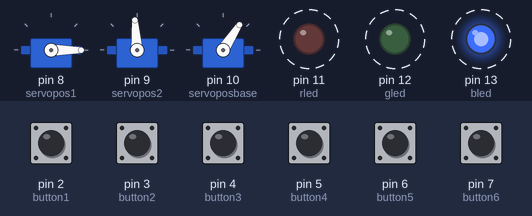
The sketch below on a simulated Arduino Uno, built with avr-gcc and run on an emulated ATmega328P. Parts: 3 × servo, output pins drawn as LEDs (lit = HIGH). Dashed ring = blinking. The test bench sets the inputs (shaded band); at power-on: pin 3 (button2), pin 5 (button4), pin 7 (button6) HIGH, pin 2 (button1), pin 4 (button3), pin 6 (button5) LOW.

Above: at 1.27 s.
1.3 s: pin 2 (button1) pulled HIGH for 0.2 s
At 1.67 s:
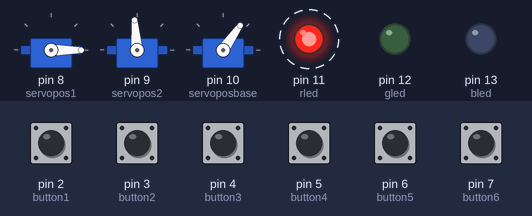
4.3 s: pin 3 (button2) pulled LOW for 0.2 s
At 5.73 s:
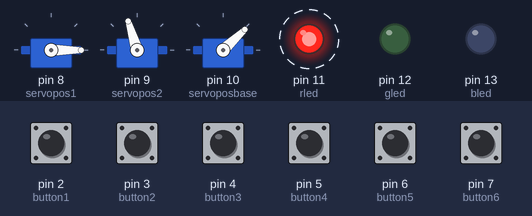
7.5 s: pin 4 (button3) pulled HIGH for 0.2 s
At 7.83 s:
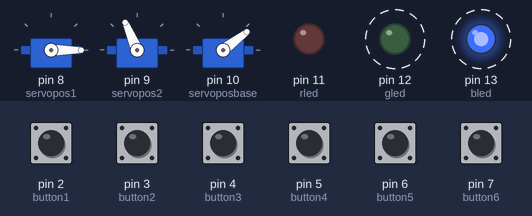
10.7 s: pin 5 (button4) pulled LOW for 1 s
At 10.84 s:
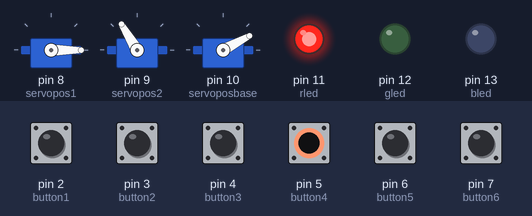
14.7 s: pin 6 (button5) pulled HIGH for 1 s
18.7 s: pin 7 (button6) pulled LOW for 0.2 s
Timing chart, 0 to 26.4 s (numbered marks = the images above; inputs shaded):
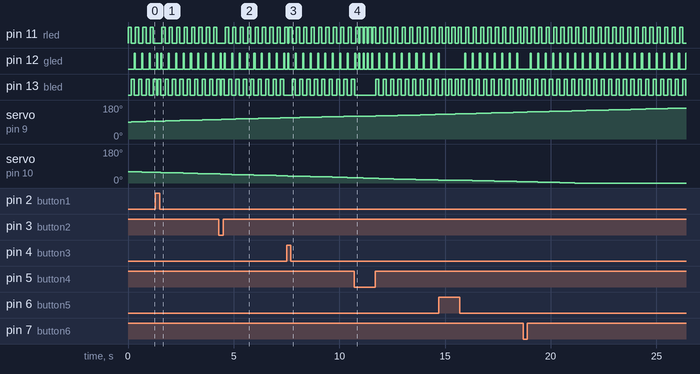

Measured:
- by itself, pin 11 (rled), pin 13 (bled): alternates HIGH for 0.15 s and LOW for 0.20 s
- by itself, pin 12 (gled): alternates HIGH for 0.05 s and LOW for 0.30 s

The sketch:

mainjava.ino
```cpp
#include <Servo.h>

#define I2C_ADDR    0x3F // Pin pantalla

// Definimos los diferentes pines de los micropulsadores para el movimiento del brazo
int button1 = 2; // pin del boton sube motor 2
int button2 = 3; // pin del boton baja motor 2
int button3 = 4; // pin del boton sube motor 3
int button4 = 5; // pin del boton sube motor 3
int button5 = 6; // pin del boton sube motor 1 (base)
int button6 = 7; // pin del boton baja motor 1 (base)

// Variables de impresion para la lectura de HIGH y LOW
int lecturaboton1 = 0;
int lecturaboton2 = 0;

/** PINES PARA LOS LED's */
int rled = 11; // Pin PWN 11 para led rojo
int gled = 12;  // Pin PWM 9  para led verde
int bled = 13; // Pin PWM 10 para led azul

// Constante de velocidad de los motores
const int velocidadpwmlinks = 10;

// Pines donde se encuentran los motores
int servopos1 = 8;
int servopos2 = 9;
int servoposbase = 10;

// Posiciones iniciales de los motores
int pos = 0; // Motor 1
int pos1 = 90; // Motor 2
int posbase = 60; // Motor base

// Definimos 3 objetos del tipo Servo
Servo servo1;
Servo servo2;
Servo servobase;

void setup()
{
  // Abrimos terminal a 9600 baudios
  Serial.begin(9600);
  // Declaración de los motores paso a paso
  servo1.attach(servopos1);
  servo2.attach(servopos2);
  servobase.attach(servoposbase);

  // Declaración de los diferentes pins para los micropulsadores
  pinMode(button1, INPUT);
  pinMode(button2, INPUT);
  pinMode(button3, INPUT);
  pinMode(button4, INPUT);
  pinMode(button5, INPUT);
  pinMode(button6, INPUT);

  /** Seleccion del tipo de pin para los Led's OUTPUT */
  pinMode(rled, OUTPUT);
  pinMode(bled, OUTPUT);
  pinMode(gled, OUTPUT);

  /** LCD */

}

void loop()
{
  //Posiciones iniciales a los motores
  servo1.write(pos);
  servo2.write(pos1);
  servobase.write(posbase);


  //lecturaboton1 = digitalRead(button1);
  //lecturaboton2 = digitalRead(button6);
  //Serial.print(lecturaboton2);

  if(digitalRead(button1) == HIGH && digitalRead(button2) == LOW){
    pos++;
    servo1.write(pos);
    ledrgb(50, 1);
    //velocidad();
  }
  else if(digitalRead(button2) == HIGH && digitalRead(button1) == LOW){
    pos--;
    servo1.write(pos);
    ledrgb(150, 1);
   // velocidad();
  }

  if(digitalRead(button3) == HIGH && digitalRead(button4) == LOW){
    pos1--;
    servo2.write(pos1);
    ledrgb(50, 2);
    velocidad();
  }
  else if(digitalRead(button4) == HIGH && digitalRead(button3) == LOW){
    pos1++;
    servo2.write(pos1);
    ledrgb(150, 2);
 //   velocidad();
  }
  if(digitalRead(button5) == HIGH && digitalRead(button6) == LOW){
    posbase++;
    servobase.write(posbase);
    ledrgb(50, 3);
   // velocidad();
  }
  else if(digitalRead(button6) == HIGH && digitalRead(button5) == LOW){
    posbase--;
    servobase.write(posbase);
    ledrgb(50,3);
   // velocidad();
  }
}

void reset(){

}

// Metodo que modifica la velocidad entre cada pulso de un motor
void velocidad(){
      delay(velocidadpwmlinks);
}

// Metodo va cambiando de color los led RGB
void rgbon(){
  analogWrite(rled,255); // Se enciende color rojo
  delay(500);            // Se esperan 500 ms
  analogWrite(rled,0);   // Se apaga color rojo
  analogWrite(bled,255); // Se enciende color azul
  delay(500);            // Se esperan 500 ms
  analogWrite(bled,0);   // Se apaga color azul
  analogWrite(gled,255); // Se enciende color verde
  delay(500);            // Se esperan 500 ms
  analogWrite(gled,0);   // Se apaga colo verde
}

// Sistema de LED's RGB para los diferentes movimientos
void ledrgb(int ndelay, int color){
    if(color == 1){
      analogWrite(rled,255); // Se enciende color rojo
    }
    else if(color == 2){
      analogWrite(bled,255); // Se enciende color azul
    }
    else if(color == 3){
      analogWrite(gled,255); // Se enciende color verde
    }
    delay(ndelay);
    // Se apagan todos los colores en los led's
    analogWrite(rled,0);
    analogWrite(bled,0);
    analogWrite(gled,0);
}
```
